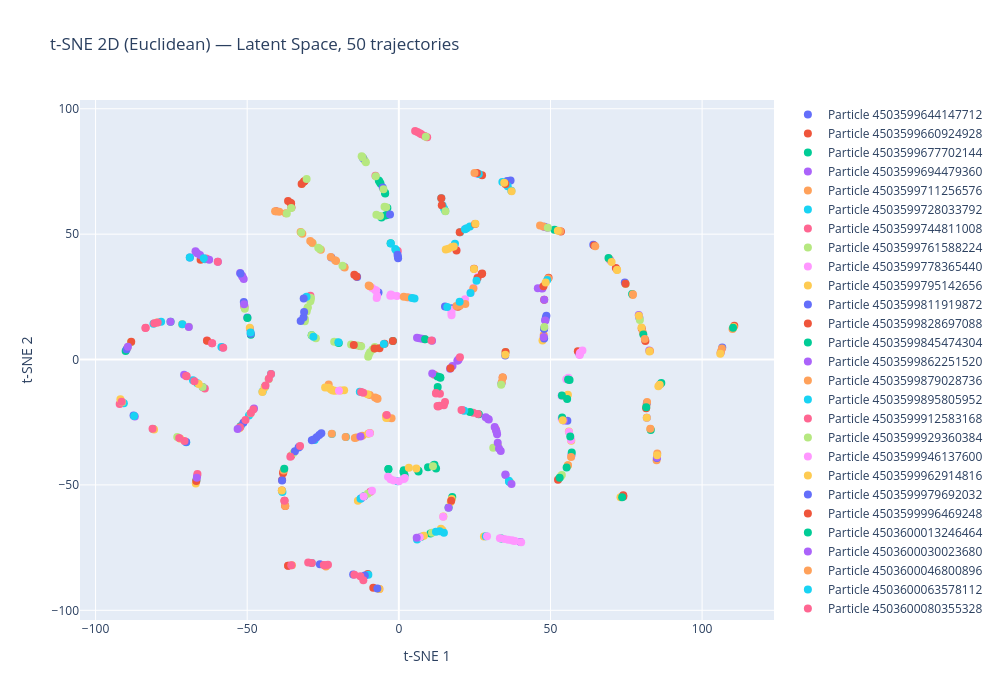

The cell this chart's notebook holds for it:
### Code cell
# === t-SNE 2D (euclidean metric, interactive plotly) ===
from sklearn.manifold import TSNE
import plotly.graph_objects as go

k = 50  # number of trajectories to plot
selected_pids = unique_pids[:k]
selected_set = set(selected_pids.tolist())
fmask = np.array([pid in selected_set for pid in particle_ids])
emb_k = emb_np[fmask]
pids_k = particle_ids[fmask]

tsne_2d_euc = TSNE(n_components=2, metric='euclidean', perplexity=min(3, len(emb_k)-1), random_state=42)
emb_tsne_2d_euc = tsne_2d_euc.fit_transform(emb_k)

fig = go.Figure()
for pid in selected_pids:
    mask = pids_k == pid
    fig.add_trace(go.Scatter(
        x=emb_tsne_2d_euc[mask, 0], y=emb_tsne_2d_euc[mask, 1],
        mode='markers',
        marker=dict(size=8),
        name=f'Particle {pid}',
    ))

fig.update_layout(
    title=f't-SNE 2D (Euclidean) — Latent Space, {k} trajectories',
    xaxis_title='t-SNE 1',
    yaxis_title='t-SNE 2',
    width=1000, height=700,
)
fig.show()
